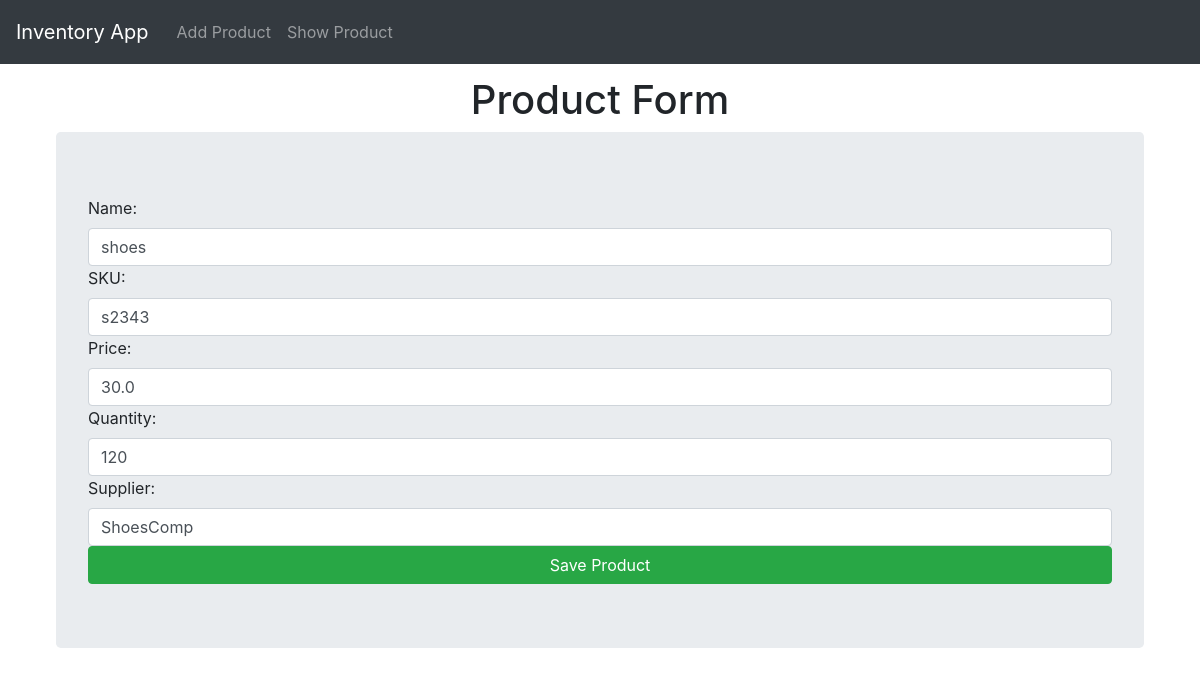
The page /update/4/ on the database its author committed.
### invApp/models.py (models this page shows, shortened)
class Product(models.Model):
    product_id = models.AutoField(primary_key=True)
    name = models.CharField(max_length=100)
    sku = models.CharField(max_length=50, unique=True)
    price = models.FloatField()
    Quantity = models.IntegerField()
    supplier = models.CharField(max_length=100)

### invApp/views.py (the view)
# urls.py: path('update/<int:product_id>/', views.Product_update_view, name = 'product_update'),
def Product_update_view(request, product_id):
    product = Product.objects.get(product_id = product_id)
    form = ProductForm(instance=product)
    if request.method == "POST":
        form = ProductForm(request.POST, instance=product)
        if form.is_valid():
            form.save()
            return redirect('product_list')
    context = {'form' : form}
    return render(request, 'invApp/product_form.html', context)

### invApp/form.py
class ProductForm(forms.ModelForm):
    class Meta:
        model = Product
        fields = '__all__'
        labels = {
            'product_id' : 'Product Id',
            'name' : 'Name',
            'sku' : 'SKU',
            'price' : 'Price',
            'quantity' : 'Quantity',
            'supplier' : 'Supplier',
        }
        widgets = {
            'product_id' : forms.NumberInput(
                attrs= {'placeholder' : 'e.g 1', 'class' : 'form-control'}),
            'name' : forms.TextInput(
                attrs= {'placeholder' : 'e.g shirt', 'class' : 'form-control'}),
            'sku' : forms.TextInput(
                attrs= {'placeholder' : 'e.g S12345', 'class' : 'form-control'}),
            'price' : forms.NumberInput(
                attrs= {'placeholder' : 'e.g 19.99', 'class' : 'form-control'}),
            'Quantity' : forms.NumberInput(
                attrs= {'class' : 'form-control'}),
            'supplier' : forms.TextInput(
                attrs= {'placeholder' : 'e.g Abc Company', 'class' : 'form-control'}),
        }

### invApp/templates/invApp/product_form.html (shortened to what this page needs)
{% extends "invApp/layout.html" %}
{% block content %}
    <h1 class="text-center">Product Form</h1>
    <form  method = "POST" action="{% url 'product_create' %}" class="jumbotron">
        {{form}}
        <button class ="btn btn-success btn-block" type ="submit">Save Product</button>
    </form>
{% endblock content %}

### invApp/templates/invApp/layout.html (style rules this page uses)
body { padding: 56px; }

### rows shown on the page
Product: name "shoes", sku "s2343", price "30.0", Quantity "120", supplier "ShoesComp"
